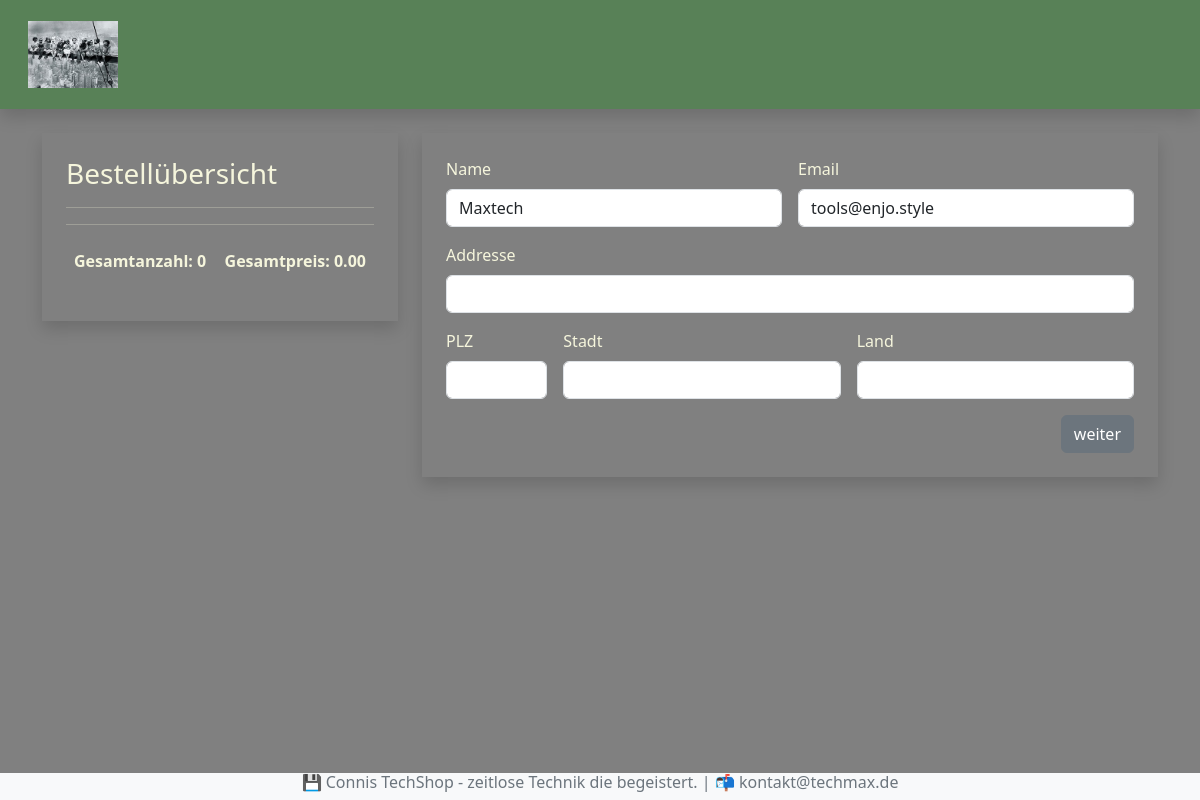
Before: /kasse/ (signed in) with the older database file.
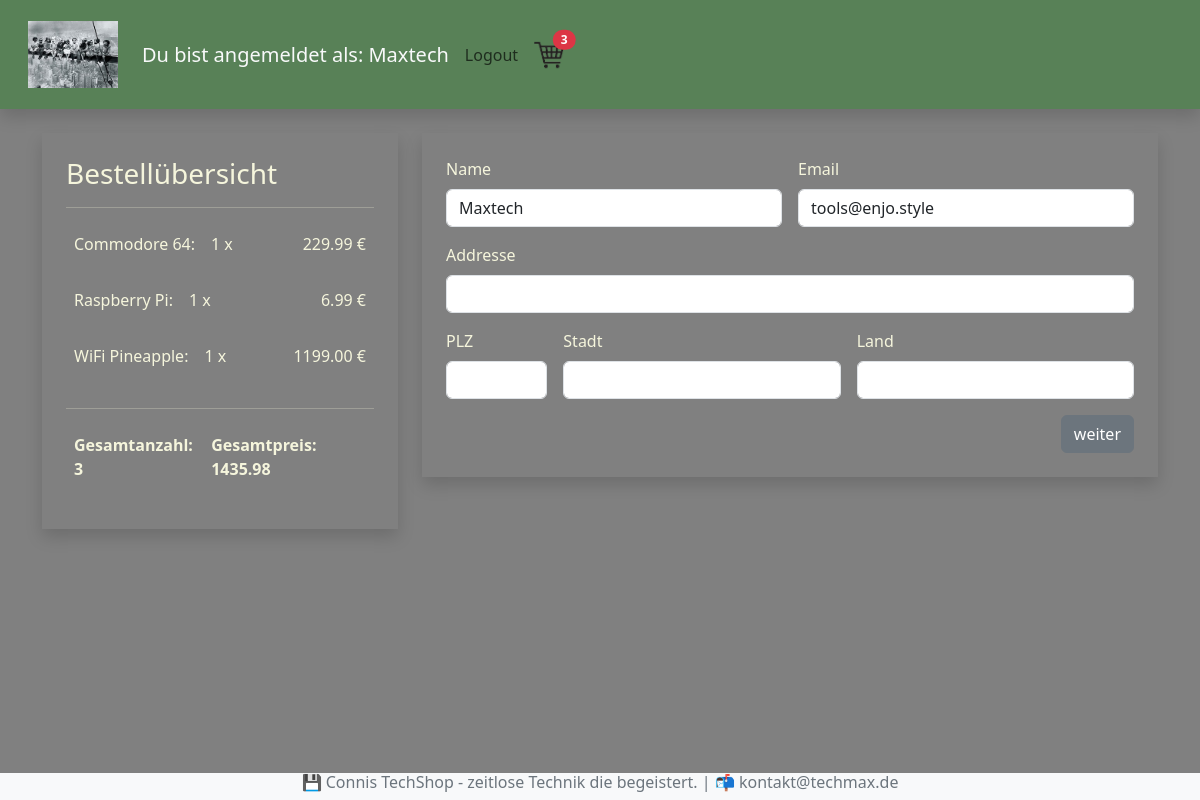
After: the same page with the newer database file.
### shop/models.py (models this page shows, shortened)
class Bestellung(models.Model):
    kunde = models.ForeignKey(Kunde, on_delete=models.SET_NULL, null=True, blank=True)
    bestelldatum = models.DateTimeField(auto_now_add=True)
    erledigt = models.BooleanField(default=False, null=True, blank=True)
    auftrags_id = models.CharField(max_length=200, null=200)
    @property
    def get_gesamtpreis(self):
        bestellteartikels = self.bestellteartikel_set.all()
        gesamtpreis = sum(artikel.get_summe for artikel in bestellteartikels)
        return gesamtpreis
    @property
    def get_gesamtmenge(self):
        bestellteartikels = self.bestellteartikel_set.all()
        gesamtmenge = sum(artikel.menge for artikel in bestellteartikels)
        return gesamtmenge

class BestellteArtikel(models.Model):
    artikel = models.ForeignKey(Artikel, on_delete=models.SET_NULL, null=True, blank=True)
    bestellung = models.ForeignKey(Bestellung, on_delete=models.SET_NULL, null=True, blank=True)
    menge = models.IntegerField(default=0, null=True, blank=True)
    datum = models.DateTimeField(auto_now_add=True)
    @property
    def get_summe(self):
        summe = self.artikel.preis * self.menge
        return summe

class Artikel(models.Model):
    name = models.CharField(max_length=200, null=True)
    beschreibung = models.TextField(null=True, blank=True)
    preis = models.FloatField()
    bild = models.ImageField(null=True, blank=True)
    def __str__(self):
        return str(self.name)

### shop/views.py (the view)
# urls.py: path('kasse/', views.kasse, name ="kasse"),
def kasse(request):
    if request.user.is_authenticated:
        kunde = request.user.kunde
        bestellung, created = Bestellung.objects.get_or_create(kunde=kunde, erledigt=False)
        artikels = bestellung.bestellteartikel_set.all()
    else:
        artikels = []
        bestellung = []
    ctx = {"artikels":artikels, "bestellung":bestellung}
    return render(request, 'shop/kasse.html', ctx)

### shop/context_processors.py (called while the page is built, shortened)
def warenkorb_anzahl(request):
    if request.user.is_authenticated:
        kunde = request.user.kunde
        bestellung, created = Bestellung.objects.get_or_create(kunde=kunde, erledigt=False)
        if bestellung:
            menge = bestellung.get_gesamtmenge
        else:
            menge = 0
    return {'menge': menge}

### shop/templates/shop/kasse.html (shortened to what this page needs)
{% extends 'shop/index.html' %} {% block content %}
<div class="row mt-4">
  <div class="col-4">
    <div class="shadow p-4">
      <h3>Bestellübersicht</h3>
      <hr />
      {% for artikel in artikels %}
      <div class="d-flex">
        <p class="p-2">{{ artikel.artikel }}:</p>
        <p class="me-auto p-2">{{ artikel.menge }} x</p>
        <p class="p-2">{{ artikel.get_summe|floatformat:2 }} €</p>
      </div>
      {% endfor %}
      <hr />
      <div class="d-flex">
        <p class="me-auto fw-bold p-2">
          Gesamtanzahl: {{ bestellung.get_gesamtmenge|floatformat:0 }}
        </p>
        <p class="fw-bold p-2">
          Gesamtpreis: {{ bestellung.get_gesamtpreis|floatformat:2 }}
        </p>
      </div>
    </div>
  </div>
  <div class="col-8">
    <div class="shadow p-4">
      <form id="formular" class="row g-3">
        <div class="col-md-6">
          <label for="inputName" class="form-label">Name</label>
          {% if request.user.is_authenticated %}
          <input
            type="text"
            class="form-control"
            id="inputName"
            value="{{request.user|title}}"
            required
          />
          {% else %}
          <input type="text" class="form-control" id="inputName" required />
          {% endif %}
        </div>
        <div class="col-md-6">
          <label for="inputEmail" class="form-label">Email</label>
          {% if request.user.is_authenticated %}
          <input
            type="email"
            class="form-control"
            id="inputEmail"
            value="{{request.user.email}}"
            required
          />
          {% else %}
          <input type="email" class="form-control" id="inputEmail" required />
          {% endif %}
        </div>
        <div class="col-12">
          <label for="inputAddress" class="form-label">Addresse</label>
          <input type="text" class="form-control" id="inputAdresse" required />
        </div>
        <div class="col-md-2">
          <label for="inputPlz" class="form-label">PLZ</label>
          <input type="text" class="form-control" id="inputPlz" required />
        </div>
        <div class="col-md-5">
          <label for="inputStadt" class="form-label">Stadt</label>
          <input type="text" class="form-control" id="inputStadt" required />
        </div>
        <div class="col-md-5">
          <label for="inputLand" class="form-label">Land</label>
          <input type="text" class="form-control" id="inputLand" required />
        </div>
        <div class="col-12 d-flex justify-content-end">
          <button type="submit" id="formular-button" class="btn btn-secondary">
            weiter
          </button>
        </div>
      </form>
    </div>
  </div>
</div>
{% endblock content %}

### shop/templates/shop/index.html (shortened to what this page needs)
<!DOCTYPE html>
<html lang="en">
  <head>
    {% load static %}
    <link
      href="https://cdn.jsdelivr.net/npm/bootstrap@5.3.0/dist/css/bootstrap.min.css"
      rel="stylesheet"
    />
    <link rel="stylesheet" href="{% static 'css/index.css' %}" />
  </head>
  <body>
    {% include 'shop/menu.html' %}
    <div class="container">{% block content %} {% endblock content %}</div>
    <div>{% include 'shop/fuszzeile.html' %}</div>
  </body>
</html>

### shop/templates/shop/menu.html (shortened to what this page needs)
{% load static %}
<nav
  class="navbar d-flex shadow sticky-top p-3 mb-4 navbar-expand-sm"
  style="background-color: #588157"
>
  <div class="container-fluid">
    <a class="navbar-brand link-light" href="{% url 'shop' %}"
      ><img
        src="{% static 'bilder/techshop_kids.png' %}"
        width="90"
        alt="Logo Connis TechShop"
    /></a>
    {% if artikels %}
    <div class="collapse navbar-collapse" id="navbarNavDropdown">
      <div class="navbar-nav">
        <div class="d-flex align-items-center">
          {% if request.user.is_authenticated %}
          <h5 class="text-light m-2">
            Du bist angemeldet als: {{request.user|title}}
          </h5>
          <a class="nav-link btn btn-light p-2" href="{% url 'logout' %}"
            >Logout</a
          >
          {% else %}
          <a class="nav-link btn btn-light p-2" href="{% url 'login' %}"
            >Login</a
          >
          {% endif %}
          <a class="nav-link link-light p-2" href="{% url 'warenkorb' %}"
            ><img
              src="{% static 'bilder/warenkorb.png' %}"
              width="30"
              alt="Warenkorb"
            />
            {% if menge >= 1 %}
            <span
              class="badge rounded-pill bg-danger position-absolute top-25 start-25 translate-middle"
              >{{menge}}</span
            >
            {% endif %}
          </a>
        </div>
      </div>
    </div>
    {% endif %}
  </div>
</nav>

### shop/templates/shop/fuszzeile.html
<div class="d-flex justify-content-center fixed-bottom text-secondary bg-light">
  <h6>
    💾 Connis TechShop - zeitlose Technik die begeistert. | 📬
    kontakt@techmax.de
  </h6>
</div>

### static/css/index.css (style rules this page uses)
body { background-image: linear-gradient(gray, grey); color: beige; }

Changed rows visible on the page:
added BestellteArtikel: artikel "Commodore 64", menge "1", get_summe "229.99"
added BestellteArtikel: artikel "Raspberry Pi", menge "1", get_summe "6.99"
added BestellteArtikel: artikel "WiFi Pineapple", menge "1", get_summe "1199.00"
computed for Bestellung: get_gesamtmenge "0" → "3"; get_gesamtpreis "0.00" → "1435.98"
Other visible differences:
{{ request.user|title }}: (not shown) → "Maxtech"
{{ menge }}: (not shown) → "3"
text now shown: "Du bist angemeldet als: Logout"
